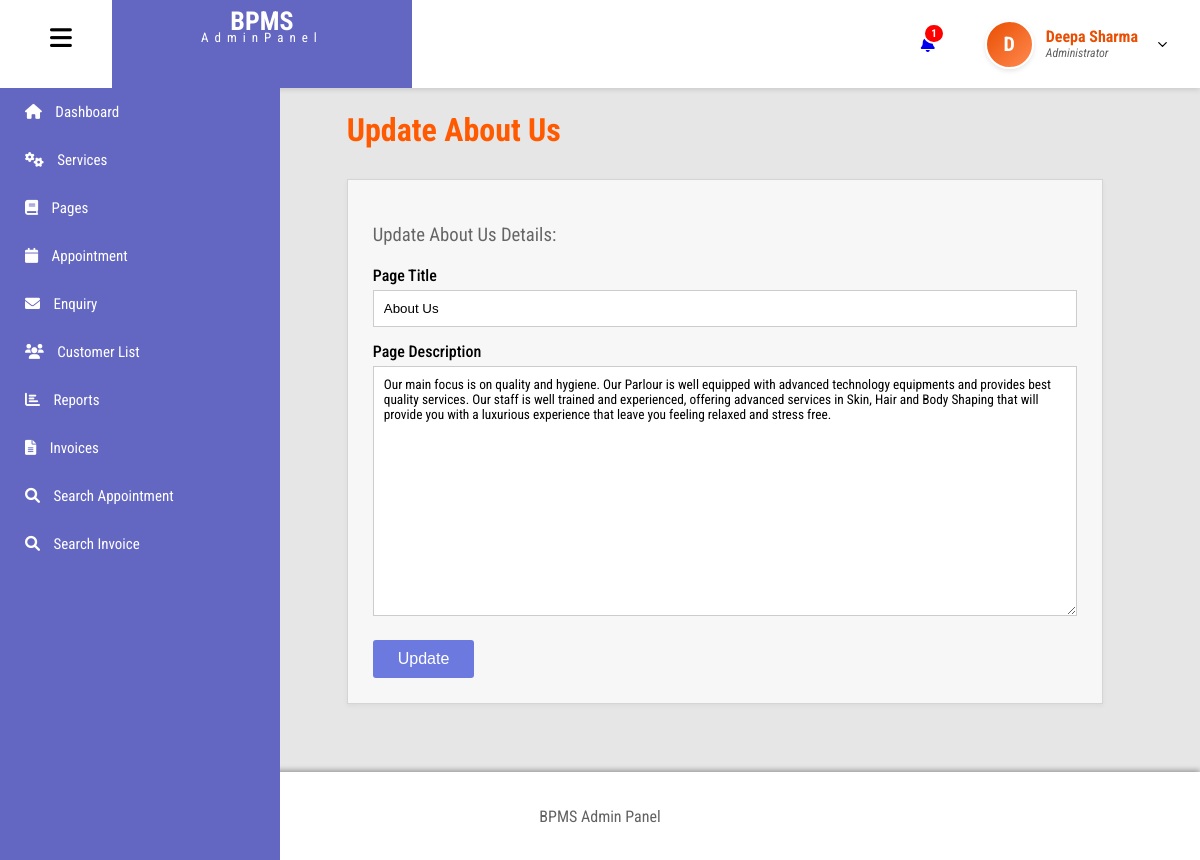
The page /admin/about-us.php (signed in) on the database its author committed.
### tables this page shows
CREATE TABLE `tblusers` (
  `id` int(11) NOT NULL,
  `FullName` varchar(100) DEFAULT NULL,
  `email` varchar(100) NOT NULL,
  `Image` varchar(200) DEFAULT NULL,
  `password` varchar(255) NOT NULL,
  `role` enum('admin','user') NOT NULL,
  `created_at` timestamp NOT NULL DEFAULT current_timestamp(),
  `MobileNumber` varchar(15) DEFAULT NULL
);

CREATE TABLE `about_settings` (
  `id` int(11) NOT NULL,
  `page_title` varchar(255) DEFAULT NULL,
  `page_description` text DEFAULT NULL
);

### admin/about-us.php (the view, shortened to what this page needs)
<?php
$conn = new mysqli("localhost", "root", "", "pms_db");
$result = $conn->query("SELECT * FROM about_settings WHERE id=1");
$data = $result->fetch_assoc();
?>
<!DOCTYPE html>
<html lang="en">
<head>
    <link rel="stylesheet" href="css/about-us.css">
</head>
<body>
<?php include 'includes/header.php'; ?>
<?php include 'includes/sidebar.php'; ?>
<main id="main-content" class="main-content">
    <div class="container">
        <h1 class="title">Update About Us</h1>
        <div class="panel">
            <form method="POST" action="">
                <h3>Update About Us Details:</h3>
                <label>Page Title</label>
                <input type="text" name="page_title" value="<?php echo $data['page_title']; ?>" class="input">
                <label>Page Description</label>
                <textarea name="page_description" class="textarea"><?php echo $data['page_description']; ?></textarea>
                <div class="action-buttons">
                    <button type="submit" name="update_btn" class="btn">Update</button>
                </div>
            </form>
        </div>
    </div>
</main>
<?php include 'includes/footer.php'; ?>
</body>
</html>

### admin/includes/header.php (shortened to what this page needs)
<?php
include_once('includes/dbconnection.php');
$adminid = $_SESSION['bpmsaid'];
$headerQuery = mysqli_query($con, "SELECT FullName, Image FROM tblusers WHERE id='$adminid'");
$adminData = mysqli_fetch_array($headerQuery);
$fullName = !empty($adminData['FullName']) ? $adminData['FullName'] : "Admin";
$adminImage = $adminData['Image'];
$initial = strtoupper(substr($fullName, 0, 1));
$ret = mysqli_query($con, "SELECT ID FROM tblappointment WHERE Status='Pending' OR Status='' OR Status='0'");
$new_count = mysqli_num_rows($ret);
?>
<!DOCTYPE html>
<html lang="en">
<head>
  <link rel="stylesheet" href="https://cdnjs.cloudflare.com/ajax/libs/font-awesome/6.0.0/css/all.min.css">
  <link rel="stylesheet" href="includes/header.css">
</head>
<body>
<header id="header">
  <div class="logo">
    <i class="fa-solid fa-bars" id="hamburger"></i>
    <div class="logo2">
      <h1>BPMS</h1>
      <p>AdminPanel</p>
    </div>
  </div>
  <div class="icon">
    <div class="bell">
      <a href="new-appointment.php" style="position: relative; text-decoration: none;">
        <i class="fa-solid fa-bell"></i>
        <?php if($new_count > 0): ?>
          <span class="notification-badge"><?php echo $new_count; ?></span>
        <?php endif; ?>
      </a>
    </div>
    <div class="admin-profile-container" style="position: relative; display: flex; align-items: center;">
      <div class="user" onclick="toggleDropdown()" style="cursor: pointer;">
        <div class="avatar-circle">
            <?php if(empty($adminImage)): ?>
                <?php echo $initial; ?>
            <?php else: ?>
                <img src="images/<?php echo $adminImage; ?>" alt="Admin Profile" class="profile-pic">
            <?php endif; ?>
        </div>
        <div class="user-text">
          <h3><?php echo $fullName; ?></h3>
          <p>Administrator</p>
        </div>
        <img src="images/dropdown.svg" alt="dropdown" id="drop-arrow" style="transition: transform 0.3s;">
      </div>
    </div>
  </div>
</header>
</body>
</html>

### admin/css/about-us.css (style rules this page uses)
body { background: #e6e6e6; font-family: 'Poppins', 'Roboto', sans-serif; margin: 0; }
.main-content { position: relative; top: 60px; margin-left: 0; min-height: 100vh; padding: 30px; background: #e6e6e6; box-sizing: border-box; transition: margin-left 0.3s ease; }
.main-content.shifted { margin-left: 250px; }
.container { width: 85%; margin: auto; }
.title { color: #ff5a00; font-size: 32px; margin-bottom: 30px; }
.panel { background: #f7f7f7; border: 1px solid #d5d5d5; padding: 25px; box-shadow: 0 2px 5px rgba(0,0,0,0.05); }
.panel h3 { color: #666; font-weight: normal; margin-bottom: 20px; }
label { display: block; margin-top: 15px; margin-bottom: 5px; font-weight: 500; }
.input { width: 100%; padding: 10px; border: 1px solid #ccc; box-sizing: border-box; }
.textarea { width: 100%; height: 250px; padding: 10px; border: 1px solid #ccc; box-sizing: border-box; font-family: inherit; }
.action-buttons { margin-top: 20px; }
.btn { padding: 10px 25px; background: #6c7ae0; border: none; color: white; cursor: pointer; border-radius: 3px; font-size: 16px; }

### admin/includes/header.css (style rules this page uses)
body { font-family: 'Roboto Condensed', sans-serif; margin: 0; padding: 0; background-color: #e3e3e3; }
#header { display: flex; justify-content: space-between; height: 11vh; background-color: white; box-shadow: 0 2px 5px rgb(181, 176, 176); position: sticky; top: 0; z-index: 1000; }
.logo { display: flex; gap: 40px; }
.logo i { font-size: 25px; padding-top: 25px; margin-left: 50px; cursor: pointer; }
.logo2 { width: 300px; height: 11vh; text-align: center; background-color: #6467c2; color: white; line-height: 12px; font-size: 13px; }
.logo2 h1 { margin: 15px 0 5px 0; }
.logo2 p { letter-spacing: 6px; margin: 0; }
.icon { display: flex; }
.bell { padding: 30px 50px; display: flex; align-items: center; }
.notification-badge { position: absolute; top: -12px; right: -10px; background-color: #ff0000; color: white; font-size: 11px; padding: 2px 6px; border-radius: 50%; font-weight: bold; border: 2px solid white; }
.user { display: flex; gap: 12px; padding-right: 30px; align-items: center; height: 100%; }
.avatar-circle { width: 45px; height: 45px; border-radius: 50%; background: linear-gradient(135deg, #e94e02, #ff8a50); color: white; display: flex; align-items: center; justify-content: center; font-weight: bold; font-size: 20px; overflow: hidden; border: 2px solid #fff; box-shadow: 0 2px 5px rgba(0,0,0,0.1); }
.user-text { line-height: 1.2; }
.user-text h3 { color: #e94e02; margin: 0; font-size: 16px; }
.user-text p { font-style: italic; color: rgb(97, 97, 98); margin: 0; font-size: 12px; }
.user img#drop-arrow { width: 15px; margin-left: 5px; }

### admin/includes/sidebar.css (style rules this page uses)
#header { position: fixed; top: 0; left: 0; height: 11vh; width: 100%; background: #ffffff; display: flex; justify-content: space-between; align-items: center; box-shadow: 0 2px 5px #ccc; z-index: 2000; }

### rows shown on the page
tblusers: FullName "D", FullName "Deepa Sharma"
about_settings: page_title "About Us", page_description "Our main focus is on quality and hygiene. Our Parlour is well equipped with advanced technology equipments and provides best quality services. Our staff is well trained and experienced, offering advanced services in Skin, Hair and Body Shaping that will provide you with a luxurious experience that leave you feeling relaxed and stress free."

### other values the page prints
$new_count "1"
